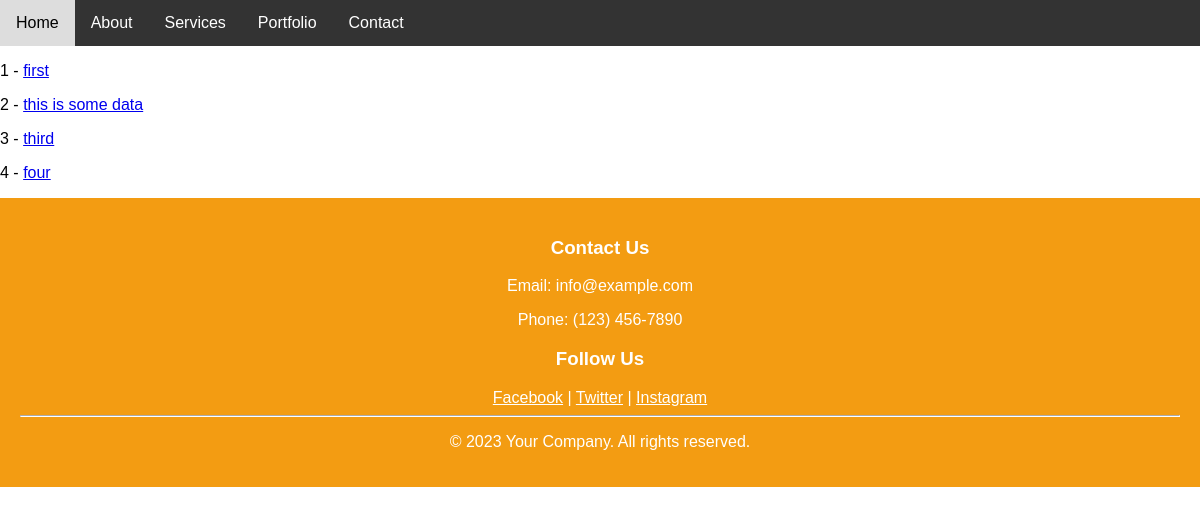
/blog/, run on an earlier commit of the app's database.
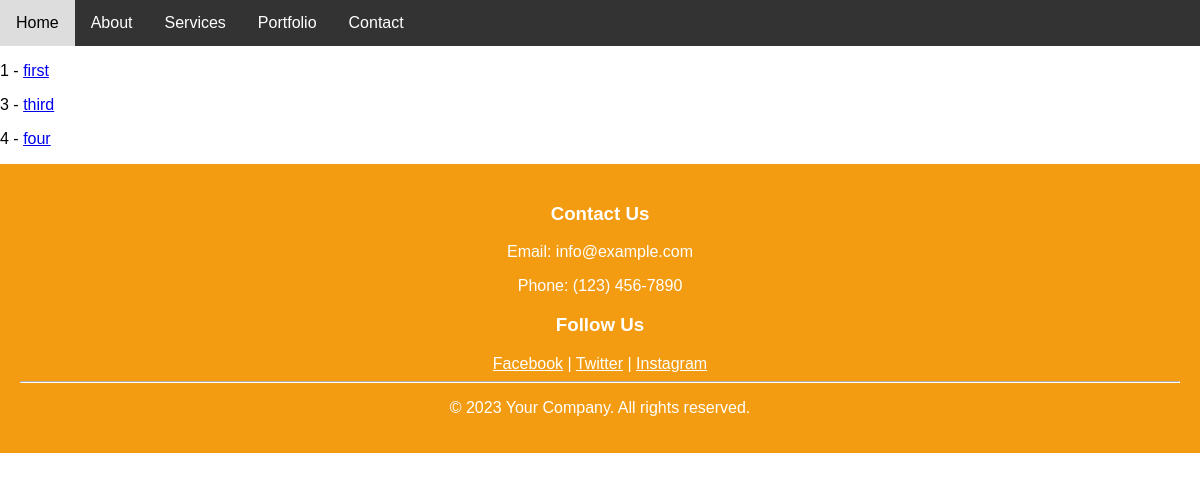
And on a later commit of the database.
### blog/models.py (models this page shows)
class Article(models.Model):
    title = models.CharField(max_length=200)
    content = models.TextField()
    created_at = models.DateTimeField(auto_now_add=True)
    updated_at = models.DateTimeField(auto_now=True)
    active = models.BooleanField(default=False)
    def get_absolute_url(self):
        return reverse('articles:article-detail', kwargs={'id': self.id})

### blog/views.py (the view)
# urls.py: path("", ArticleListView.as_view(), name="article-list"),
class ArticleListView(ListView):
    template_name = "articles/article_list.html"
    queryset = Article.objects.all()#blog/modelname_list.html

### blog/templates/articles/article_list.html
{% extends 'base.html' %}
{% block content %}
{% for instance in object_list  %}
    <p>{{ instance.id  }} - <a href='{{ instance.get_absolute_url }}'>{{ instance.title }}</a>
    </p>
{% endfor %}
{% endblock content %}

### templates/base.html (shortened to what this page needs)
<!doctype html>
<html>
    <head>
    </head>
    <body>
        {% include 'navbar.html' %}
        {% block content %}{% endblock %}
    </body>
    <footer style="background-color: #f39c12; padding: 20px; color: #fff; text-align: center;">
        <div class="container">
            <div class="row">
                <div class="col-md-6">
                    <h3>Contact Us</h3>
                    <p>Email: info@example.com</p>
                    <p>Phone: (123) 456-7890</p>
                </div>
                <div class="col-md-6">
                    <h3>Follow Us</h3>
                    <a href="#" style="color: #fff;">Facebook</a> |
                    <a href="#" style="color: #fff;">Twitter</a> |
                    <a href="#" style="color: #fff;">Instagram</a>
                </div>
            </div>
            <hr style="border-color: #fff;">
            <p>&copy; 2023 Your Company. All rights reserved.</p>
        </div>
    </footer>
</html>

### templates/navbar.html (shortened to what this page needs)
<!DOCTYPE html>
<html>
<head>
</head>
<body>
<div class="navbar">
    <a href="#home">Home</a>
    <a href="#about">About</a>
    <a href="#services">Services</a>
    <a href="#portfolio">Portfolio</a>
    <a href="#">Contact</a>
</div>
</body>
</html>

### templates/navbar.html (style rules this page uses)
body { font-family: Arial, sans-serif; margin: 0; padding: 0; }
.navbar { background-color: #333; overflow: hidden; }
.navbar a { float: left; display: block; color: white; text-align: center; padding: 14px 16px; text-decoration: none; }

What changed in the data, as far as the page shows it:
removed Article: id "2", title "this is some data"
